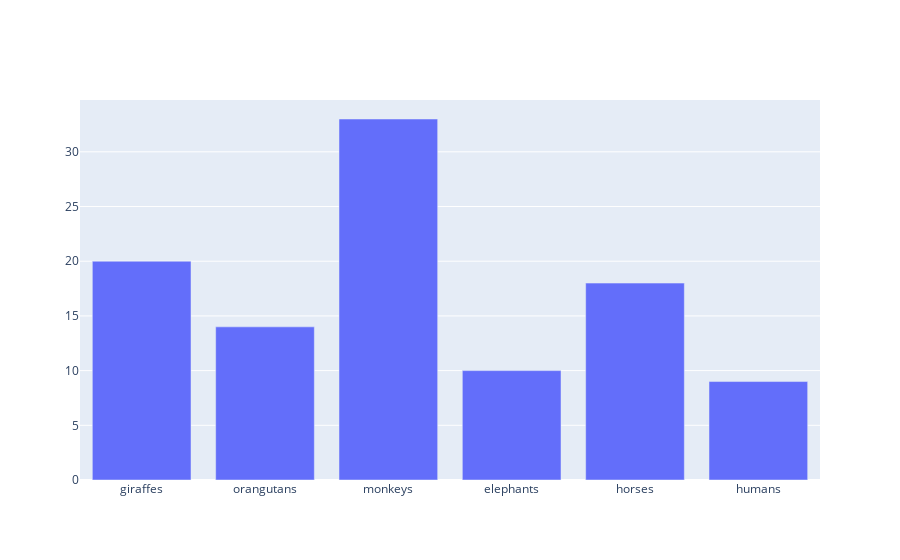

The notebook cell this image was saved under:
### Code cell
from plotly.offline import init_notebook_mode, iplot
from plotly.graph_objs import *

# initiate notebook for offline plot
init_notebook_mode(connected=True)    

x = ['giraffes', 'orangutans', 'monkeys', 'elephants', 'horses', 'humans']
y = [20, 14, 33, 10, 18, 9]

plot = Bar(x=x, y=y)
iplot([plot, ])

### Figure 1 — Plotly figure (JSON) as saved in the notebook; plotly's stock layout.template omitted (floating-point values rounded to 4 significant figures)
{"data": [{"x": ["giraffes", "orangutans", "monkeys", "elephants", "horses", "humans"], "y": [20, 14, 33, 10, 18, 9], "type": "bar"}], "layout": {"xaxis": {"type": "category", "range": [-0.5, 5.5], "autorange": true, "showspikes": false}, "yaxis": {"type": "linear", "range": [0, 34.74], "autorange": true, "showspikes": false}, "autosize": true}}
